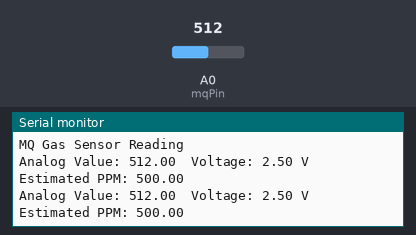
This sketch was run on a simulated Arduino Uno, built with avr-gcc and run on an emulated ATmega328P. Parts: the last lines printed to the serial monitor. The inputs (shaded band) are chosen by the test bench; at power-on: A0 (mqPin) = 512.

Above: at 1.8 s.
1.9 s: A0 (mqPin) set to 716
At 2.8 s:
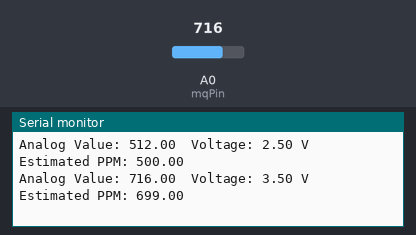
3.4 s: A0 (mqPin) set to 900
At 4.7 s:
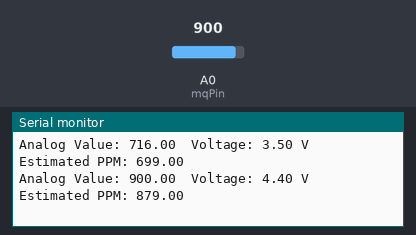
Timing chart, 0 to 6.4 s (numbered marks = the images above; inputs shaded):
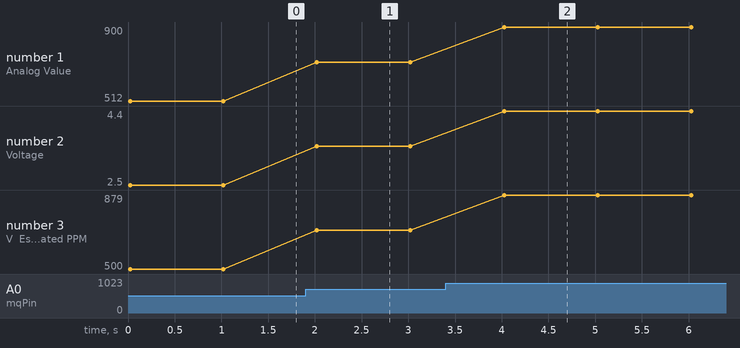

The sketch:

mq_gas_sensor.ino
```cpp
// Define the analog pin where the MQ sensor is connected
const int mqPin = A0; // Connect the sensor's analog output to A0

// Calibration variables
float sensorVoltage; // Voltage read fg:\My Drive\arduino\ELEGOO The Most Complete Starter Kit for UNO V1.0.2021.05.13\ELEGOO The Most Complete Starter Kit for UNO V1.0.2021.05.13\English\code\Lesson 4 RGB LED\RGB_LED\RGB_LED.inorom the sensor
float sensorValue;   // Raw analog value from the sensor
float ppm;           // Gas concentration in ppm (simplified approximation)

void setup() {
  // Initialize the serial communication
  Serial.begin(9600);
  Serial.println("MQ Gas Sensor Reading");
}

void loop() {
  // Read the raw analog value from the sensor
  sensorValue = analogRead(mqPin);

  // Convert the analog value to voltage
  sensorVoltage = sensorValue * (5.0 / 1023.0); // Assuming a 5V ADC reference

  // Estimate the gas concentration (you may need a specific formula for your gas and sensor)
  // The conversion formula will vary based on your MQ sensor type and its datasheet
  ppm = map(sensorValue, 0, 1023, 0, 1000); // Simplified ppm calculation for demonstration

  // Print the values to the Serial Monitor
  Serial.print("Analog Value: ");
  Serial.print(sensorValue);
  Serial.print("\tVoltage: ");
  Serial.print(sensorVoltage);
  Serial.print(" V\tEstimated PPM: ");
  Serial.println(ppm);

  // Delay for stability
  delay(1000); // Read every 1 second
}
```

Measured:
- after the input at 1.9 s, the serial monitor: prints a new line after 0.12 s (image 1)
- after the input at 3.4 s, the serial monitor: prints a new line after 0.62 s (image 2)
- plotted number 1: 512 → 716 after the input at 1.9 s, 716 → 900 after the input at 3.4 s
- plotted number 2: 2.5 → 3.5 after the input at 1.9 s, 3.5 → 4.4 after the input at 3.4 s
- plotted number 3: 500 → 699 after the input at 1.9 s, 699 → 879 after the input at 3.4 s
